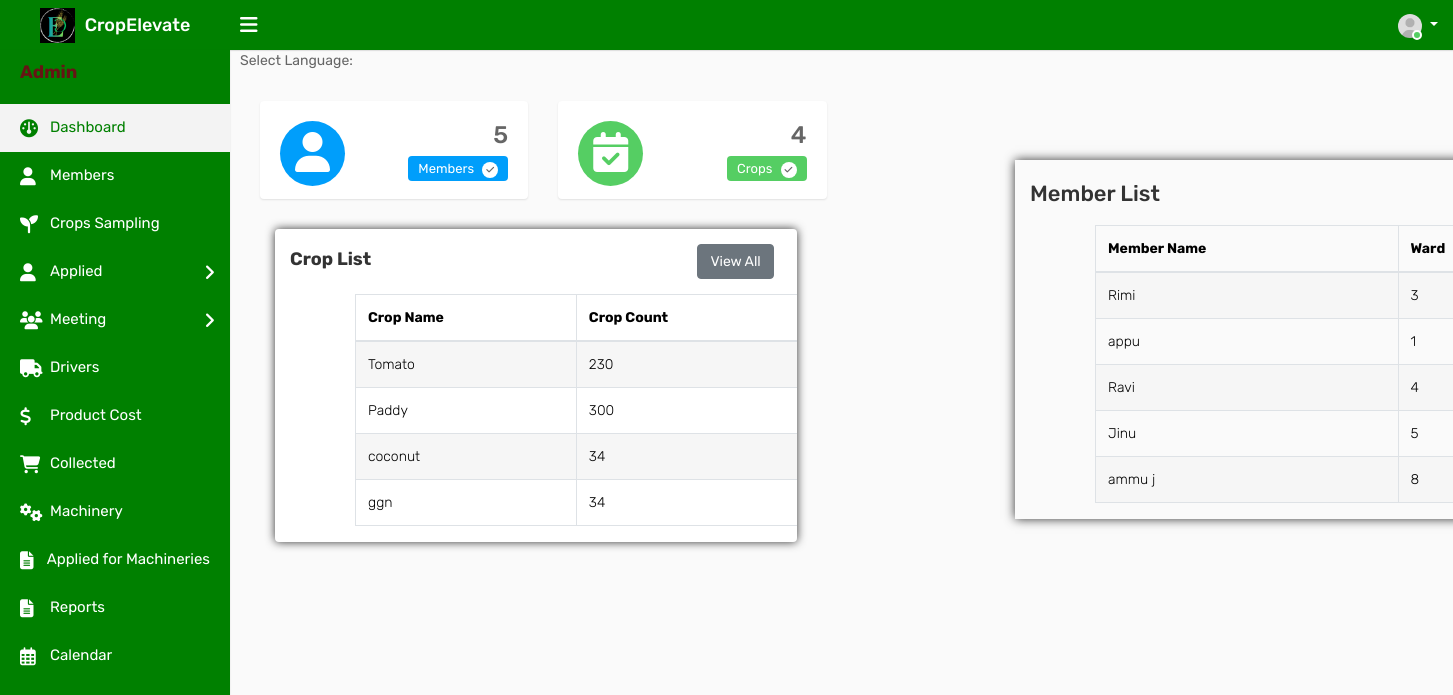
Before: /adindex (signed in) with the older database file.
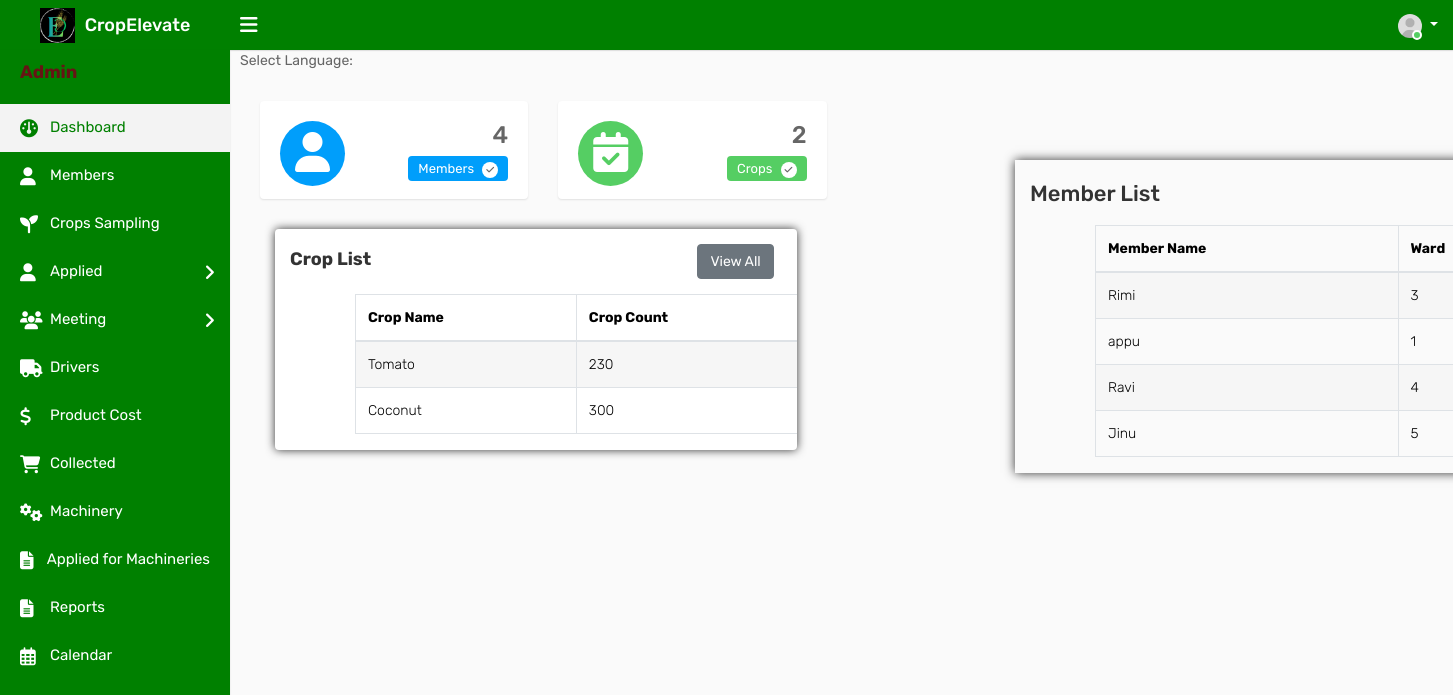
After: the same page with the newer database file.
### ceapp/models.py (models this page shows, shortened)
class Crop(models.Model):
    Namec = models.CharField(max_length=100)
    des = models.TextField()
    start_date = models.DateField(null=True, blank=True)
    end_date = models.DateField(null=True, blank=True)
    count = models.PositiveIntegerField(default=0)
    crop_photo = models.ImageField(upload_to='crop_photos/', blank=True, null=True)
    is_active = models.BooleanField(default=True)
    created_at = models.DateTimeField(auto_now_add=True)
    current = models.BooleanField(default=False)

class Member(models.Model):
    user = models.ForeignKey(CustomUser, on_delete=models.CASCADE, blank=True, null=True)
    Name = models.CharField(max_length=100,null=True, blank=True)
    email = models.EmailField(max_length=100,null=True, blank=True)
    admin_set_password = models.CharField(max_length=128, blank=True, null=True)
    dob = models.CharField(max_length=100,null=True, blank=True)
    address = models.TextField()
    district= models.CharField(max_length=100,null=True, blank=True)
    taluk = models.CharField(max_length=255, null=True, blank=True)
    Panchayat = models.CharField(max_length=100,null=True, blank=True)
    wardname = models.CharField(max_length=100,null=True, blank=True)
    wardno = models.IntegerField(max_length=100,null=True, blank=True)
    postal = models.IntegerField()
    phone = models.IntegerField()
    bio=models.TextField()
    profile_photo = models.ImageField(upload_to='profile_photos/', blank=True, null=True)
    amob = models.IntegerField(max_length=100,null=True, blank=True)
    aemail = models.CharField(max_length=255, null=True, blank=True)
    degree = models.CharField(max_length=255, null=True, blank=True)
    institution = models.CharField(max_length=255, null=True,blank=True)
    reset_password = models.CharField(max_length=128, null=True, blank=True)  # New field for reset password
    is_active = models.BooleanField(default=True)

### ceapp/views.py (the view)
# urls.py: path('adindex',views.adindex,name='adindex'),
@never_cache
@login_required
def adindex(request):
    me = Member.objects.all()
    me_count = me.count()
    c=Crop.objects.all()
    c_count=c.count()
    crops = Crop.objects.all()
    approval = ApplyCrop.objects.all()
    approval_count = approval.count()
    context = {'me': me, 'me_count': me_count,'c':c, 'c_count':c_count,'crops': crops ,'approval':approval,'approval_count':approval_count}
    return render(request, 'admintemp/adindex.html', context)

### templates/admintemp/adindex.html (shortened to what the changed rows need)
{% load static %}
<!DOCTYPE html>
<html lang="en">
<head>
    <link rel="stylesheet" type="text/css" href="{% static 'assets/css/bootstrap.min.css' %}">
    <link rel="stylesheet" type="text/css" href="{% static 'assets/css/font-awesome.min.css' %}">
    <link rel="stylesheet" type="text/css" href="{% static 'assets/css/style.css' %}">
    <link rel="stylesheet" href="https://cdnjs.cloudflare.com/ajax/libs/font-awesome/6.2.0/css/all.min.css">
    <link rel="stylesheet" href="https://cdn.jsdelivr.net/npm/@mdi/font/css/materialdesignicons.min.css">
</head>
<body>
    <div class="main-wrapper">
        <div class="page-wrapper">
            <div class="content">
                <div class="row">
                    <div class="col-md-6 col-sm-6 col-lg-6 col-xl-3">
                        <div class="dash-widget">
							<div class="dash-widget-info text-right">
								<h3>{{me_count}}</h3>
								<span class="widget-title1">Members <i class="fa fa-check" aria-hidden="true"></i></span>
							</div>
                        </div>
                    </div>
                    <div class="col-md-6 col-sm-6 col-lg-6 col-xl-3">
                        <div class="dash-widget">
                            <div class="dash-widget-info text-right">
                                <h3>{{c_count}}</h3>
                                <span class="widget-title2">Crops <i class="fa fa-check" aria-hidden="true"></i></span>
                            </div>
                        </div>
                    </div>
					</div>
                    <div class="col-12 col-md-6 col-lg-8 col-xl-8">
                        <div class="card">
                            <div class="table-responsive ml-auto">
                                <table class="table table-bordered table-striped">
                                    <thead>
                                        <tr>
                                            <th>Crop Name</th>
                                            <th>Crop Count</th>
                                        </tr>
                                    </thead>
                                    <tbody>
                                        {% for crop in crops %}
                                        <tr>
                                            <td>{{ crop.Namec }}</td>
                                            <td>{{ crop.count }}</td>
                                        </tr>
                                        {% endfor %}
                                    </tbody>
                                </table>
                            </div>
                        </div>
                    </div>
    </div>
</div>
<div class="col-12 col-md-6 col-lg-6 col-xl-6">
    <div class="card2">
        <div class="table-responsive ml-auto">
            <table class="table table-bordered table-striped">
                <thead>
                    <tr>
                        <th>Member Name</th>
                        <th>Ward</th>
                    </tr>
                </thead>
                <tbody>
                    {% for member in me %}
                    <tr>
                        <td>{{ member.Name }}</td>
                        <td>{{ member.wardno }}</td>
                    </tr>
                    {% endfor %}
                </tbody>
            </table>
        </div>
    </div>
    </div>
</div>
</body>
</html>

Changed rows visible on the page:
removed Crop: Namec "Paddy", count "300"
removed Crop: Namec "coconut", count "34"
removed Crop: Namec "ggn", count "34"
removed Member: Name "ammu j", wardno "8"
added Crop: Namec "Coconut", count "300"
Other visible differences:
{{ me_count }}: "5" → "4"
{{ c_count }}: "4" → "2"
